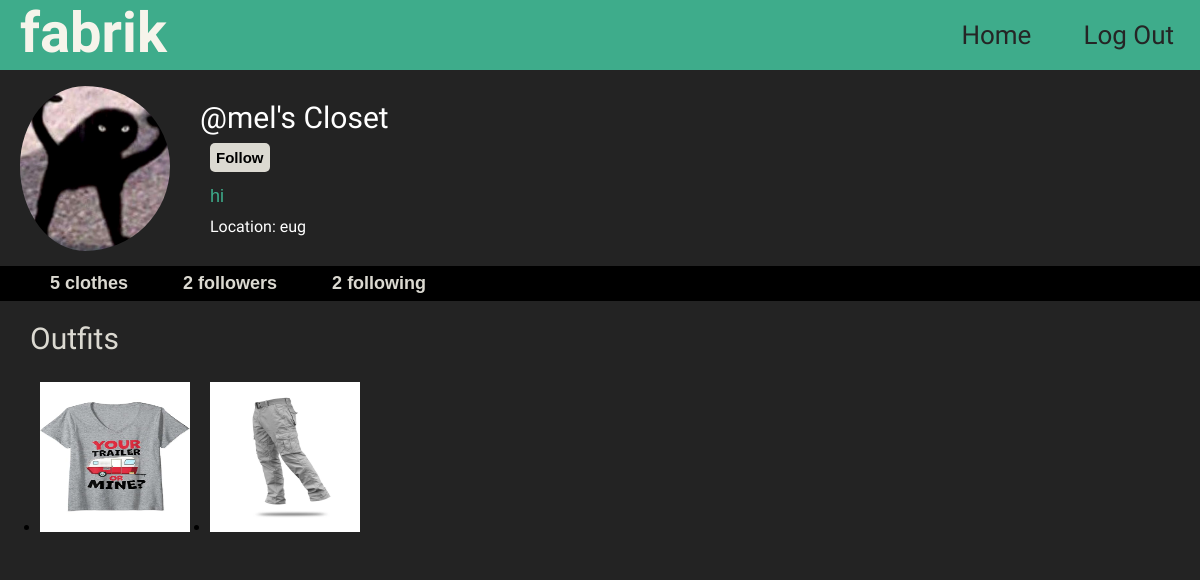
Before: /profile/mel (signed in) with the older database file.
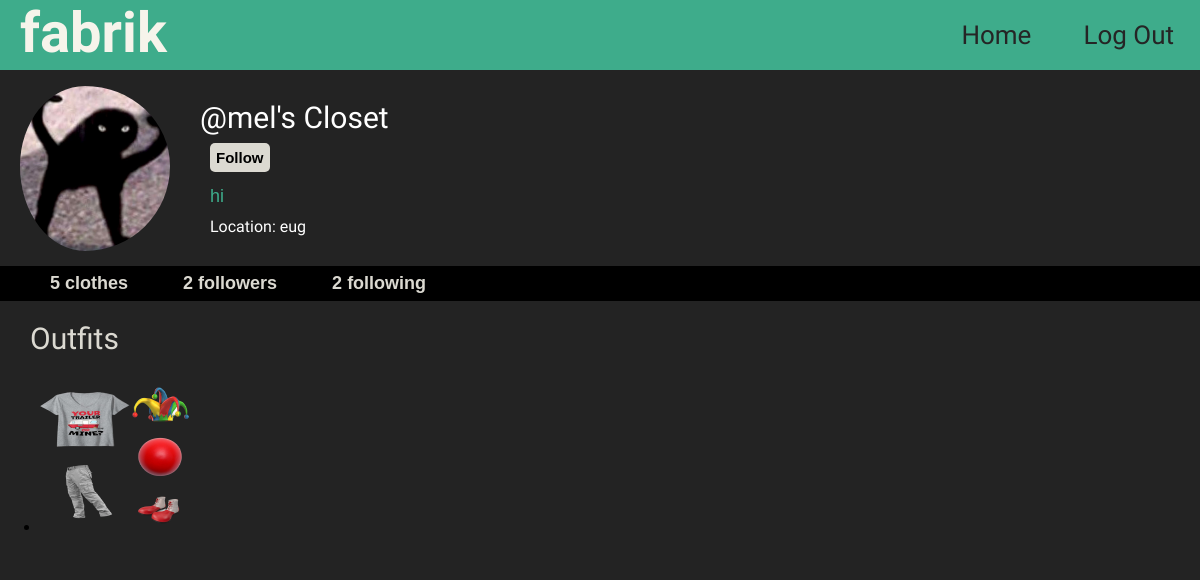
After: the same page with the newer database file.
### core/models.py (models this page shows, shortened)
class Post(models.Model):
    id = models.UUIDField(primary_key=True, default=uuid.uuid4)
    user = models.CharField(max_length=100)
    image = models.ImageField(upload_to='post_images')
    caption = models.TextField()
    created_at = models.DateTimeField(default=datetime.now)
    no_of_likes = models.IntegerField(default=0)

### core/views.py (the view)
# urls.py: path('profile/<str:pk>', views.profile, name='profile'),
@login_required(login_url='signin')
def profile(request, pk):
    user_object = User.objects.get(username=pk)
    user_profile = Profile.objects.get(user=user_object)
    user_clothing = ClosetItem.objects.filter(user=user_object).order_by('-date_added')
    user_posts = Post.objects.filter(user=user_object.username).order_by('-created_at')
    user_clothing_length = len(user_clothing)
    follower = request.user.username
    user = pk
    if FollowersCount.objects.filter(follower=follower, user=user).first():
        button_text = 'Unfollow'
    else:
        button_text = 'Follow'
    user_followers = len(FollowersCount.objects.filter(user=pk))
    user_following = len(FollowersCount.objects.filter(follower=pk))
    is_own_profile = (request.user == user_object)
    context = {
        'user_object': user_object,
        'user_profile': user_profile,
        'user_clothing': user_clothing,
        'user_posts' : user_posts,
        'user_clothing_length': user_clothing_length,
        'button_text': button_text,
        'user_followers': user_followers,
        'user_following': user_following,
        'is_own_profile': is_own_profile
    }
    return render(request, 'profile.html', context)

### templates/profile.html (shortened to what this page needs)
{% load static %}
<!DOCTYPE html>
<html lang="en">
<head>
	<link rel="stylesheet" href="{% static 'css/profile.css' %}">
</head>
<body>
 <div class="container">
    <div class="main">
        <div class="topbar">
			<div class="col logo">
				<a href="/">fabrik</a>
			</div>
			<div class="col topbar-contents">
				<a href="logout">Log Out</a>
				<a href="/">Home</a>
			</div>
        </div>
        <div class="row profile-section">
			<div class="col-md-6">
				<img src="{{user_profile.profileimg.url}}" class="profile-img" width="150">
			</div>
			<div class="col-md-6">
				<div class="closet">
					<h3>@{{user_profile.user.username}}'s Closet
						<form action="/follow" method="POST">
							<div class="profile-info">
								{% if user_object.username != user.username %}
								<a data-ripple=""><button type="submit" class="settings-or-follow">{{button_text}}</button></a>
								{% else %}
								<a href="/settings" data-ripple=""><button type="submit" class="settings-or-follow" >Account Settings</button></a>
								{% endif %}
							</div>
						</form>
						<div class="bio">{{user_profile.bio}}</div>
						<div class="location" style="font-size: 1rem; color: white; margin: 10px;">Location: {{user_profile.location}}</div>
					</h3>
				</div>
			</div>
		</div>
		<div class="row following-info">
			<form action="/follow" method="POST">
				<div class="profile-info">
					{% if user_clothing_length == 0 %}
					<span class="info-bar-items"><b>0 clothes</b></span>
					{% elif user_clothing_length == 1 %}
					<span class="info-bar-items"><b>{{user_clothing_length}} clothing item</b></span>
					{% else %}
					<span class="info-bar-items"><b>{{user_clothing_length}} clothes</b></span>
					{% endif %}
					{% if user_followers == 1 %}
					<span class="info-bar-items"><b>{{user_followers}} follower</b></span>
					{% else %}
					<span class="info-bar-items"><b>{{user_followers}} followers</b></span>
					{% endif %}
					<span class="info-bar-items"><b>{{user_following}} following</b></span>
				</div>
			</form>
		</div>
		<div class="row content-section">
            <div class="timeline">
				<div class="items">
					Outfits
				</div>
				<ul class="row photos">
					{% for post in user_posts %}
					<li>
						<a class="strip" href="{{post.image.url}}" title="" data-strip-group="mygroup" data-strip-group-options="loop: false">
							<img src="{{post.image.url}}" style="height: 150px; width: 150px;" class="post" alt=""></a>
					</li>
					{% endfor %}
				</ul>
            </div>
        </div>
    </div>
 </div>
</body>
</html>

Changed rows visible on the page:
removed Post: image (picture)
removed Post: image (picture)
added Post: image (picture)
